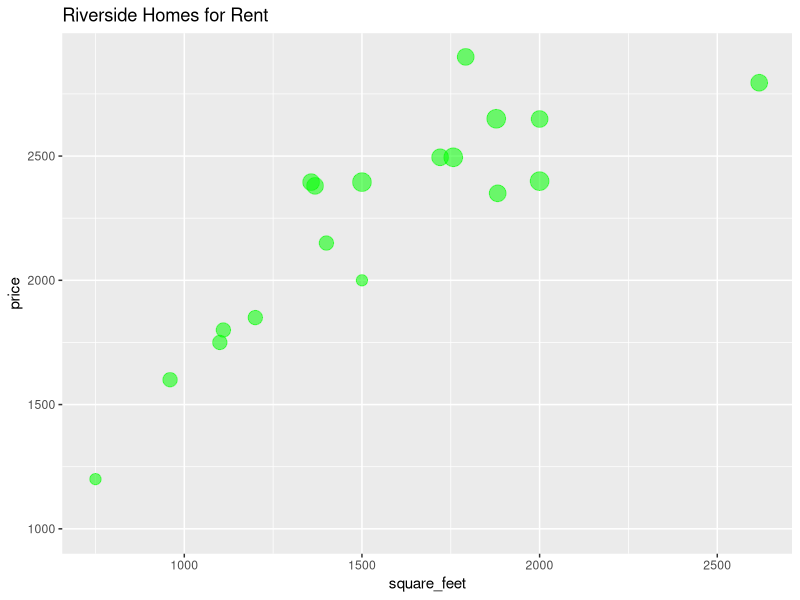

Source code (R): (Note: this script raises an error after producing the figure.)
## ---- chunk 1
library(readr)
# sample for reading in data that we scraped using Octoparse. 
library(ggplot2)
library(tidyr)
library(dplyr)
library(gridExtra)
# sample for reading in data that we scraped. 
shoreview_rentals <- read_csv("Shoreview_rentals.csv")
## ---- chunk 2
shr_rnt <- shoreview_rentals |>
  mutate(price = parse_number(price)) |>
  ggplot(aes(x = square_feet, y = price, size = bedroom_s_, alpha = 0.1)) +
  geom_point(color = 'green') +
  theme(legend.position = "none") +
  ggtitle("Riverside Homes for Rent")
shr_rnt

shr_buy <- shoreview_buy |>
  mutate(price = parse_number(price)) |>
  ggplot(aes(x = square_feet, y = price, size = bedroom_s_, alpha = 0.1)) +
  geom_point(color = 'blue') +
  theme(legend.position = "none") +
  ggtitle("Shoreview Homes for Sale")
shr_buy

riv_rnt <- riverside_rentals |>
  mutate(price = parse_number(price)) |>
  ggplot(aes(x = square_feet, y = price, size = bedroom_s_, alpha = 0.1)) +
  geom_point(color = 'orange') +
  theme(legend.position = "none") +
  ggtitle("Riverside Homes for Rent")
riv_rnt

riv_buy <- riverside_buy |>
  mutate(price = parse_number(price)) |>
  ggplot(aes(x = square_feet, y = price, size = bedroom_s_, alpha = 0.1)) +
  geom_point(color = 'red') +
  theme(legend.position = "none") +
  ggtitle("Riverside Homes for Sale")
riv_buy

grid.arrange(shr_rnt, shr_buy, riv_rnt, riv_buy)
